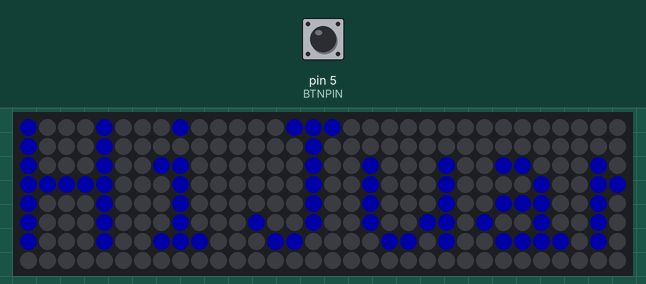
Simulated run of this sketch. Board: Arduino Uno, built with avr-gcc and run on an emulated ATmega328P. Shown: 32×8 RGB LED matrix (first LED top left, wired row by row). Inputs (shaded band) come from the test bench; at power-on: pin 5 (BTNPIN) LOW. Dim RGB values are drawn brighter than linear.

Above: at 1.2 s.
1.3 s: pin 5 (BTNPIN) pulled HIGH for 3.2 s
At 5.8 s:
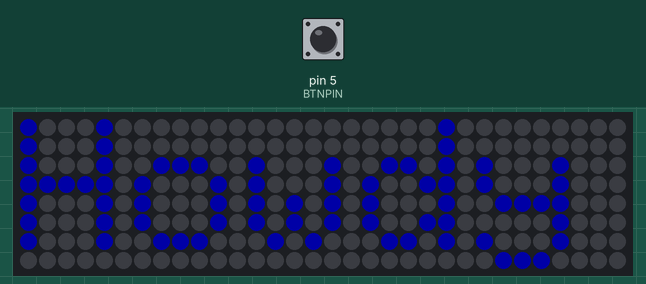
Timing chart, 0 to 7.3 s (numbered marks = the images above; inputs shaded):
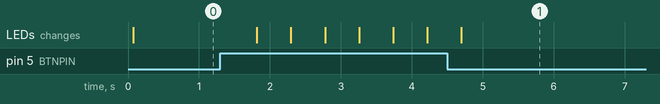

The sketch:

matrixworking.ino
```cpp
#include <Adafruit_GFX.h>
#include <Adafruit_NeoMatrix.h>
#include <Adafruit_NeoPixel.h>

#ifndef PSTR
  #define PSTR // use flash instead of ram??
#endif

#define MATRIXPIN 4 //D2 on my esp8266
#define BTNPIN 5

// Configure matrix
Adafruit_NeoMatrix matrix = Adafruit_NeoMatrix(32, 8, MATRIXPIN,
  NEO_MATRIX_TOP + NEO_MATRIX_RIGHT +
  NEO_MATRIX_COLUMNS + NEO_MATRIX_PROGRESSIVE,
  NEO_GRB + NEO_KHZ800);

const uint16_t colors[] = {
  matrix.Color(0, 15, 255), matrix.Color(0, 255, 0), matrix.Color(0, 0, 255)
};

int mode = 0;
int buttonState = 0;

void setup() {
  matrix.begin();
  matrix.setTextWrap(false);
  matrix.setBrightness(40);
  matrix.setTextColor(colors[0]);

  pinMode(BTNPIN, INPUT);
}

int x    = matrix.width();
int pass = 0;

void loop() {
  matrix.fillScreen(0);
  buttonState = digitalRead(BTNPIN);

  if (buttonState == HIGH) {
    changeMode();
    delay(300); // Debounce delay
  }

  if (mode == 0) {
    matrix.setCursor(0, 0);
    matrix.print(F("HiJuan"));
  } else if (mode == 1) {
    matrix.setCursor(0, 0);
    matrix.print(F("Howdy"));
  }

  matrix.show();
  delay(100);
}

void changeMode() {
  mode++;
  if (mode > 1) {
    mode = 0;
  }
}
```

Measured:
- after the input at 1.3 s, the LEDs: change after 0.52 s (image 1)
